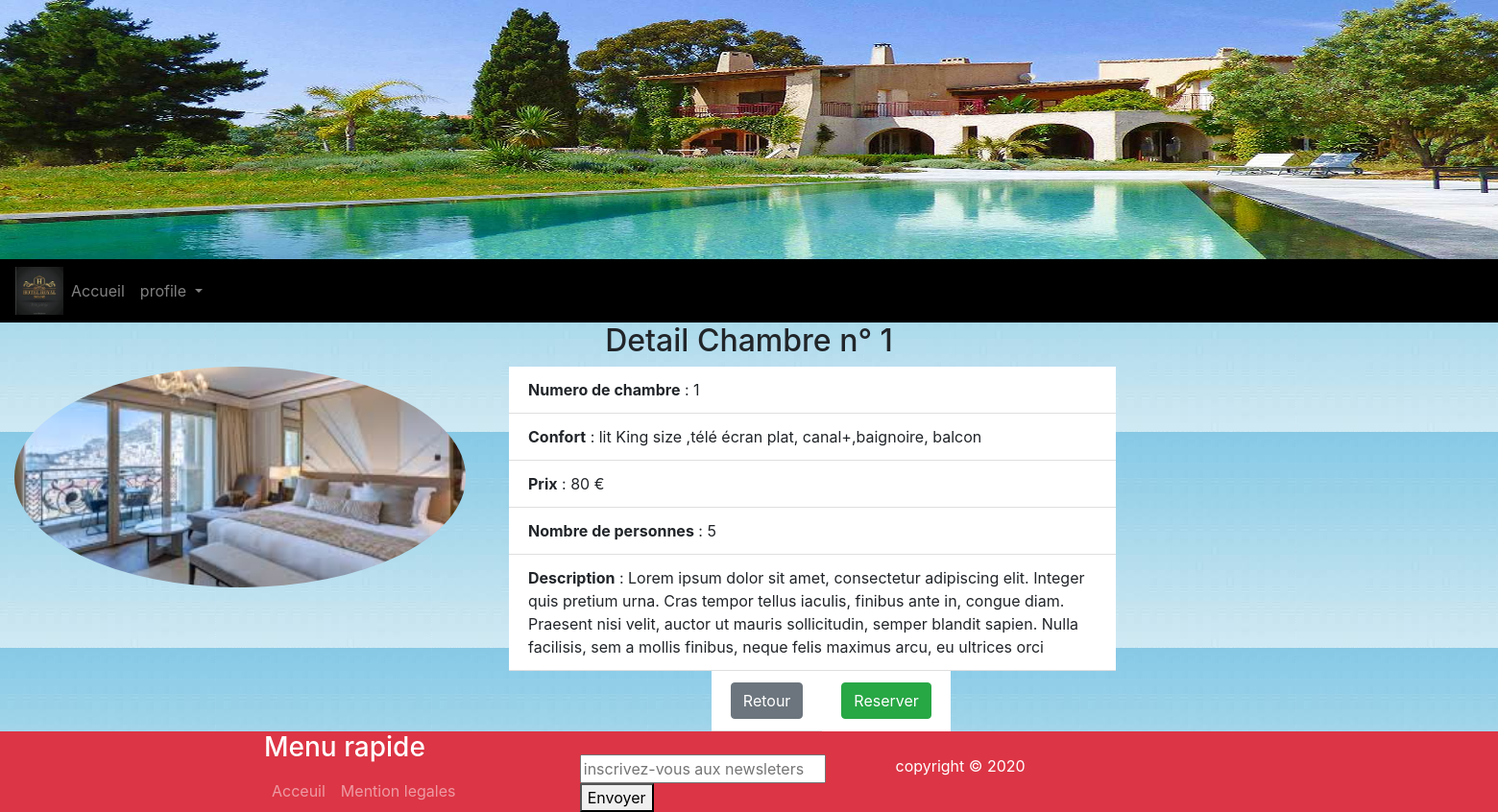
/admin/detailchambre.php?id=1, run on the app's committed database.
### tables this page shows
CREATE TABLE `chambre` (
  `numchambre` int(10) NOT NULL,
  `prix` int(10) NOT NULL,
  `nblits` int(10) NOT NULL,
  `nbpers` int(10) NOT NULL,
  `confort` varchar(500) NOT NULL,
  `image` varchar(100) NOT NULL,
  `description` text NOT NULL
);

### admin/detailchambre.php (the view, shortened to what this page needs)
<?php
require_once('../connexion.php');
    if(isset($_GET['id'])){
        $idp = (int)$_GET['id'];
        if($connect){
         $sql = "SELECT * FROM chambre WHERE numchambre =".$idp;
         $res = mysqli_query($connect,$sql);
         if($res){
             $donnees = mysqli_fetch_assoc($res);
         }
        }
    }
?>
<?php require_once('../partials/header.php');?>
<h2 class='text-center'>Detail Chambre n° <?= $donnees['numchambre'];?></h2>
<div class="row">
    <div class="col-4">
        <img class="col rounded-circle" src="../image/<?=$donnees['image']?>" alt="">
    </div>
    <div class="col-5 ">
    <ul class="list-group list-group-flush">
        <li class="list-group-item"><b>Numero de chambre</b> : <?=$donnees['numchambre'] ?></li>
        <li class="list-group-item"><b>Confort</b> : <?=$donnees['confort'] ?></li>
        <li class="list-group-item"><b>Prix</b> : <?=$donnees['prix']  ?> &euro;</li>
        <li class="list-group-item"><b>Nombre de personnes</b> : <?=$donnees['nbpers'] ?></li>
        <li class="list-group-item"><b>Description</b> : <?=$donnees['description'] ?></li>
        <div class="row offset-4">
        <li class="list-group-item "><a class="btn btn-secondary" href="accueil.php">Retour</a></li>
        <li class="list-group-item " ><a class="btn btn-success" href="reservation.php?id='<?=$donnees['numchambre'];?>''">Reserver</a></li>
        </div>
    </ul>
    </div>
</div>
<?php require_once('../partials/footer.php');?>

### data on the page
chambre: numchambre "1", image (picture), confort "lit King size ,télé écran plat, canal+,baignoire, balcon", prix "80", nbpers "5", description "Lorem ipsum dolor sit amet, consectetur adipiscing elit. Integer quis pretium urna. Cras tempor tellus iaculis, finibus ante in, congue diam. Praesent nisi velit, auctor ut mauris sollicitudin, semper blandit sapien. Nulla facilisis, sem a mollis finibus, neque felis maximus arcu, eu ultrices orci"
